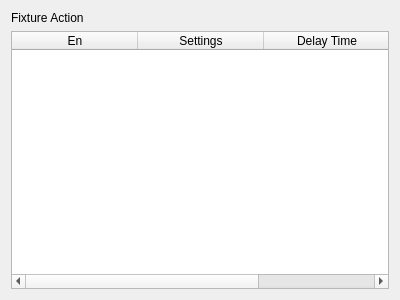
<?xml version="1.0" encoding="UTF-8"?>
<ui version="4.0">
 <class>Ztool</class>
 <widget class="QWidget" name="Ztool">
  <property name="geometry">
   <rect>
    <x>0</x>
    <y>0</y>
    <width>400</width>
    <height>300</height>
   </rect>
  </property>
  <property name="windowTitle">
   <string>Form</string>
  </property>
  <layout class="QVBoxLayout" name="verticalLayout">
   <item>
    <widget class="QLabel" name="label">
     <property name="text">
      <string>Fixture Action</string>
     </property>
    </widget>
   </item>
   <item>
    <widget class="QTableWidget" name="tableWidget">
     <property name="cornerButtonEnabled">
      <bool>false</bool>
     </property>
     <attribute name="horizontalHeaderDefaultSectionSize">
      <number>126</number>
     </attribute>
     <attribute name="horizontalHeaderMinimumSectionSize">
      <number>20</number>
     </attribute>
     <attribute name="verticalHeaderVisible">
      <bool>false</bool>
     </attribute>
     <attribute name="verticalHeaderDefaultSectionSize">
      <number>30</number>
     </attribute>
     <attribute name="verticalHeaderHighlightSections">
      <bool>true</bool>
     </attribute>
     <column>
      <property name="text">
       <string>En</string>
      </property>
     </column>
     <column>
      <property name="text">
       <string>Settings</string>
      </property>
     </column>
     <column>
      <property name="text">
       <string>Delay Time</string>
      </property>
     </column>
    </widget>
   </item>
  </layout>
 </widget>
 <resources/>
 <connections/>
</ui>
